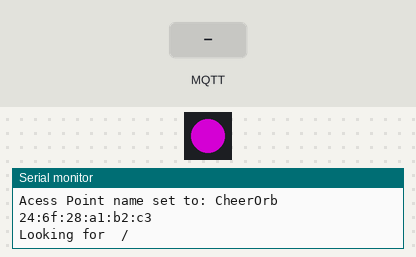
Recording of a sketch running on a simulated ESP8266 (Wemos D1 mini). Shown: 1 RGB LEDs in strip order, left to right, the last lines printed to the serial monitor. The test bench sets the inputs (shaded band). Dim RGB values are drawn brighter than linear; WiFi joins after 1.5 s; servers stay silent unless stated; no MQTT or app messages arrive unless stated.

Above: at 0.6 s.
At 2.2 s:
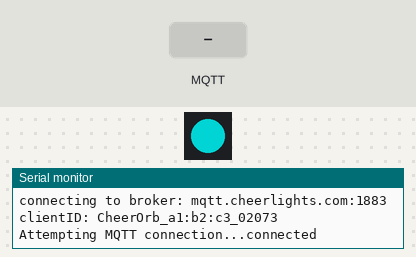
At 3.3 s:
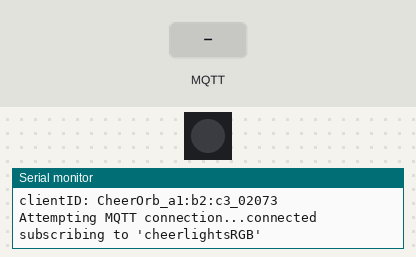
3.4 s: MQTT message "0" arrives on the first subscribed topic
Timing chart, 0 to 6.4 s (numbered marks = the images above; inputs shaded):
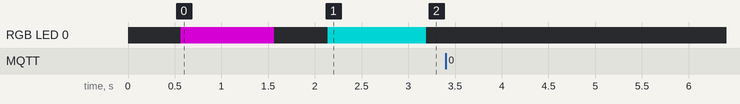

The sketch:

CheerOrb1.0.ino
```cpp
  /*
 *  CheerOrb
 *
 *  Cheerlights on a Neopixel on a Wemos ESP8266 using MQTT

Neopixel application using a WeMoS D1 ESP-8266 board connecting to an MQTT broker
expects messages of the form: "#rrggbb" and sets the LED to that colour


By Andy Stanford-Clark (@andysc)
 May 2016 to
 Dec 2021


*** update the VERSION string!!! ***

1.0 CheerOrb v1.0  strip out all the provisioning stuff. Still use Wifi manager


 use board "WeMos D1 R2 & mini"


*/


#define VERSION "1.0"

// define this if you want to force a reset of the wifi credentials at the start
//#define RESET_WIFI


// Access Point name over-ride
// if this is defined, use that instead of the stored "ident" string
#define AP_NAME "CheerOrb"


#include <Adafruit_NeoPixel.h>

// it seems GRB is the default
#define ORDER NEO_GRB
// change it to RGB if it's one that flashes white at power up
//#define ORDER NEO_RGB


#include <ESP8266WiFi.h>

#include <WiFiManager.h>          //https://github.com/tzapu/WiFiManager WiFi Configuration Magic

#include <PubSubClient.h>

#include <Ticker.h>

// remember to change MQTT_KEEPALIVE to 60 in the header file {arduino installation}/libraries/PubSubClient/src/PubsSubClient.h

/////////////////////////////////////////////////////////////////////////////////////////////


// subscribe to this for commands:
#define COMMAND_TOPIC "cheerlightsRGB"


WiFiClient espClient;
WiFiManager wifiManager;

PubSubClient client(espClient);

//Change this if using different number of neopixels or different pin
Adafruit_NeoPixel pixel = Adafruit_NeoPixel(1, D2, ORDER); // one pixel, on pin D2

Ticker ticker;


// flashes this colour when connecting to wifi:
static uint32_t wifi_colour = pixel.Color(128, 0, 128); // magenta

// flashes this colour when in AP config mode
static uint32_t config_colour = pixel.Color(0, 0, 128); // blue

// flashes this colour when connecting to MQTT:
static uint32_t mqtt_colour = pixel.Color(0, 128, 128); // cyan

static uint32_t current_colour = 0x000000; // black
static uint32_t current_LED = current_colour;


// broker connection information
char broker[] = "mqtt.cheerlights.com";
int port = 1883;
char clientID[128];

char mac_string[20]; // mac address

/////////////////////////////////////////////////////////////////////////////////////////////


void setup() {

  Serial.begin(9600);

  pixel.begin();
  delay(10);
  pixel.show(); // Initialize all pixels to 'off'

  delay(500);

  Serial.println();
  Serial.println("CheerOrb by @andysc");
  Serial.print("Firmware version ");
  Serial.println(VERSION);

  Serial.print("Acess Point name set to: ");
  Serial.println(AP_NAME);

  // make it wait longer when trying to connect
  wifiManager.setConnectTimeout(30);


#ifdef RESET_WIFI

  Serial.print("Looking for ");
  Serial.print(WiFi.SSID().c_str());
  Serial.print(" / ");
  Serial.println(WiFi.psk().c_str());

  Serial.println("*** Resetting WiFi credentials ***");
  WiFi.mode(WIFI_STA);

  WiFi.persistent(true);
  WiFi.disconnect(true);
  WiFi.persistent(false);

  // reset so we don't get confused and reconfigure it and then get it wiped again
  delay(2000);
  ESP.reset();
#endif


      // display mac address
      mac_address();


      Serial.print("Looking for ");
      Serial.print(WiFi.SSID().c_str());
      Serial.print(" / ");
      Serial.println(WiFi.psk().c_str());

      // connecting to wifi colour
      set_colour(wifi_colour);
      ticker.attach(1, tick);

      // call us back when it's connected so we can reset the pixel
      wifiManager.setAPCallback(configModeCallback);

      // set the AP name it comes up as
      if (!wifiManager.autoConnect(AP_NAME)) {

        Serial.println("failed to connect to an access point");
        delay(2000);
        // not much else to do, really, other than try again
        ESP.reset();
      }

      Serial.println("connected to wifi!");
      ticker.detach();

      // reset the pixel to show we've connected successfully, before going for MQTT connection colour
      set_colour(0);

      Serial.print("connecting to broker: ");
      Serial.print(broker);
      Serial.print(":");
      Serial.println(port);

      client.setServer(broker, port);
      client.setCallback(callback);


    // create unique client ID
    // last 2 octets of MAC address plus some time bits
    sprintf(clientID, "%s_%s_%05d","CheerOrb", (char *)(mac_string+9), millis()%100000);

    Serial.print("clientID: ");
    Serial.println(clientID);

}


void configModeCallback (WiFiManager *myWiFiManager) {
  Serial.println("Entered config mode");
  Serial.println(WiFi.softAPIP());

  Serial.println(myWiFiManager->getConfigPortalSSID());

  ticker.detach();
  set_colour(config_colour);
  ticker.attach(1, tick);
}


void tick()
{
  toggle_pixel();
}


void callback(char* topic, byte* payload, unsigned int length) {
  char content[10];

  // #rrggbb

  Serial.print("Message arrived: ");


  if (length != 7)
  {
    Serial.print("expected 7 bytfes, got ");
    Serial.println(length);
    return;
  }

  // "else"...
  // "+1" to skip over the '#'
  strncpy(content, (char *) (payload+1), length-1);
  content[length-1] = '\0';


  Serial.print("'");
  Serial.print((char)payload[0]);
  Serial.print(content);
  Serial.println("'");

  // convert the hex number to decimal
  uint32_t value = strtol(content, 0, 16);

  set_colour(value);

}


void wait_for_wifi()
{

  Serial.println("waiting for Wifi");

  // connecting to wifi colour
  set_colour(wifi_colour);

  while (WiFi.status() != WL_CONNECTED) {
    delay(1000);
    toggle_pixel();
    Serial.print(".");
  }
  Serial.println();
  Serial.println("WiFi connected");

}


void reconnect() {

  boolean first = true;

  // Loop until we're reconnected to the broker
  while (!client.connected()) {

    if (WiFi.status() != WL_CONNECTED) {
      ticker.detach();
      wait_for_wifi();
      first = true;
    }

    Serial.print("Attempting MQTT connection...");
    if (first) {
      // now we're on wifi, show connecting to MQTT colour
      set_colour(mqtt_colour);
      first = false;

      // flash every 2 sec while we're connecting to broker
      ticker.attach(2,tick);
    }

    if (client.connect(clientID)) {
      Serial.println("connected");
    }
    else {
      Serial.print("failed, rc=");
      Serial.println(client.state());

      // wait 5 seconds to prevent connect storms
      delay(5000);
    }

  }

  ticker.detach();

  delay(1000); // wait a second to make sure they saw the mqtt_colour
  set_colour(0); // clear pixel when connected (black)

  // subscribe to the command topic
  Serial.print("subscribing to '");
  Serial.print(COMMAND_TOPIC);
  Serial.println("'");

  client.subscribe(COMMAND_TOPIC);

}


void set_colour(uint32_t colour) {

  set_pixels(colour);
  // Updates current_LED with what the user last requested,
  // so we can toggle it to black and back again.

  current_colour = colour;
}


void set_pixels(uint32_t colour) {

  for (int i = 0; i < pixel.numPixels(); i++) {
    pixel.setPixelColor(i, colour);
  }
  pixel.show();

  // Store current actual LED colour
  // (which may be black if toggling code turned it off.)
  current_LED = colour;
}


void toggle_pixel() {

  if (current_LED == 0)
  {
    // if it's black, set it to the stored colour
    set_pixels(current_colour);
  }
  else
  {
    // otherwise set it to black
    set_pixels(0);
  }
}


void loop() {

    if (!client.connected()) {
      reconnect();
    }

    // service the MQTT  client
    client.loop();
}


void mac_address() {
  byte mac[6];

  WiFi.macAddress(mac);   // the MAC address of your Wifi shield

  sprintf(mac_string, "%02x:%02x:%02x:%02x:%02x:%02x",
        mac[0],mac[1],mac[2],mac[3],mac[4],mac[5]);

  Serial.println(mac_string);
}
```
